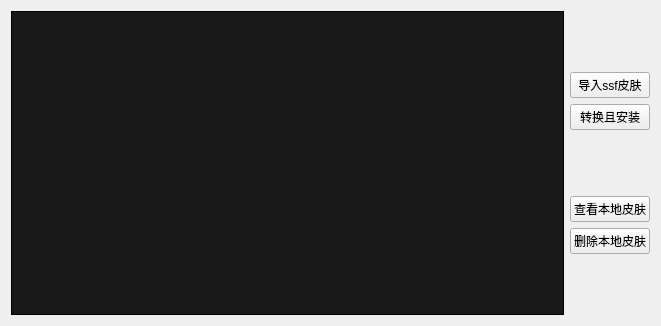
<?xml version="1.0" encoding="UTF-8"?>
<ui version="4.0">
 <class>Widget</class>
 <widget class="QWidget" name="Widget">
  <property name="geometry">
   <rect>
    <x>0</x>
    <y>0</y>
    <width>661</width>
    <height>326</height>
   </rect>
  </property>
  <property name="windowTitle">
   <string>小盼皮肤转换器</string>
  </property>
  <layout class="QHBoxLayout" name="horizontalLayout">
   <item>
    <widget class="QListWidget" name="listWidget">
     <property name="font">
      <font>
       <pointsize>12</pointsize>
       <weight>75</weight>
       <bold>true</bold>
      </font>
     </property>
     <property name="styleSheet">
      <string notr="true">background:rgb(0,0,0,0.9);</string>
     </property>
    </widget>
   </item>
   <item>
    <layout class="QVBoxLayout" name="verticalLayout">
     <item>
      <spacer name="verticalSpacer_3">
       <property name="orientation">
        <enum>Qt::Vertical</enum>
       </property>
       <property name="sizeHint" stdset="0">
        <size>
         <width>20</width>
         <height>40</height>
        </size>
       </property>
      </spacer>
     </item>
     <item>
      <widget class="QPushButton" name="pushButtonImport">
       <property name="text">
        <string>导入ssf皮肤</string>
       </property>
      </widget>
     </item>
     <item>
      <widget class="QPushButton" name="pushButtonTransformation">
       <property name="text">
        <string>转换且安装</string>
       </property>
      </widget>
     </item>
     <item>
      <spacer name="verticalSpacer_2">
       <property name="orientation">
        <enum>Qt::Vertical</enum>
       </property>
       <property name="sizeHint" stdset="0">
        <size>
         <width>20</width>
         <height>40</height>
        </size>
       </property>
      </spacer>
     </item>
     <item>
      <widget class="QPushButton" name="pushButtonViewLocationSkin">
       <property name="text">
        <string>查看本地皮肤</string>
       </property>
      </widget>
     </item>
     <item>
      <widget class="QPushButton" name="pushButtonDeleteLocationSkin">
       <property name="text">
        <string>删除本地皮肤</string>
       </property>
      </widget>
     </item>
     <item>
      <spacer name="verticalSpacer">
       <property name="orientation">
        <enum>Qt::Vertical</enum>
       </property>
       <property name="sizeHint" stdset="0">
        <size>
         <width>20</width>
         <height>40</height>
        </size>
       </property>
      </spacer>
     </item>
    </layout>
   </item>
  </layout>
 </widget>
 <layoutdefault spacing="6" margin="11"/>
 <resources/>
 <connections/>
</ui>
